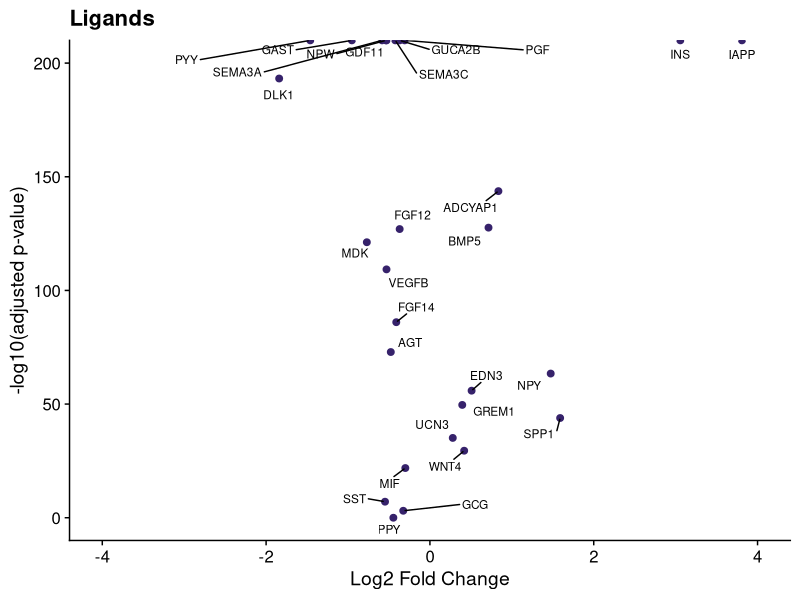
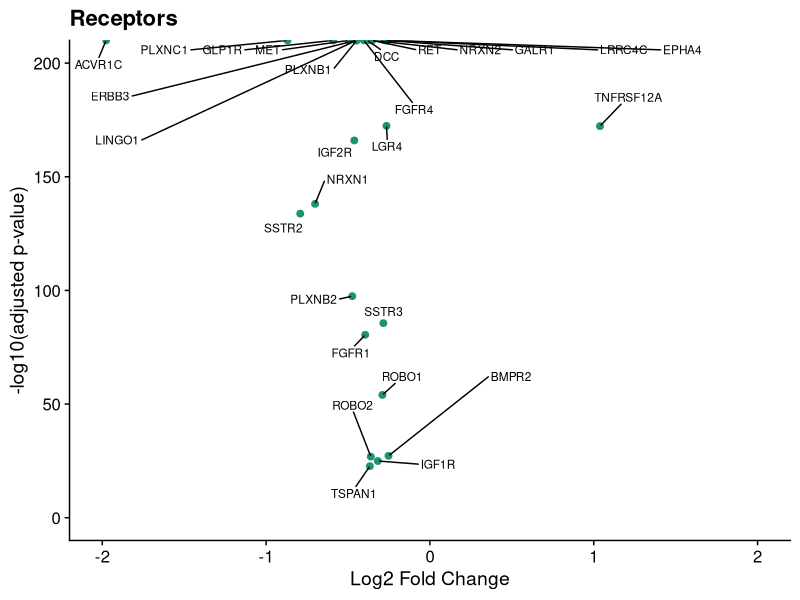
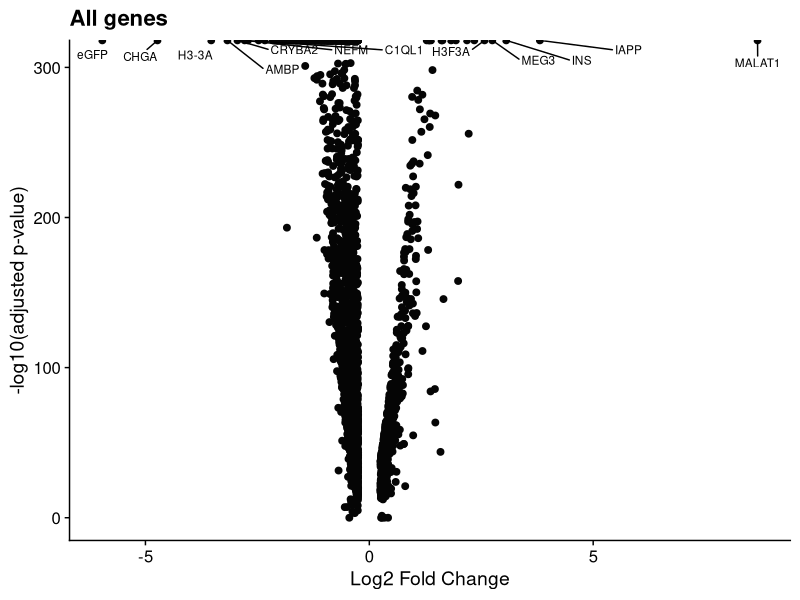

Write the R code that produced these figures, in order.
# analyze seurat integration analysis data from Meltem
# compared the eBCs cell group from the lynn lab sorted stem cell dataset to
# the beta-cells group in the lynn lab human islet dataset


# load packages
library(tidyverse)
library(cowplot)
library(ggrepel) 


###### join dataframes of new data and ligands/receptors lists #############

# open integration analysis data
integration_df <- (read.csv("single_cell_analysis/data/diff_exp_markers_based_on_SCT_assay_no_pct.txt", 
                          sep = "\t")) %>% 
  rename(hgnc_symbol = hgnc_gene_id)

# open latest receptors list
receptors_df <- (read.csv("ligand_receptor_lists/feb2022_new_lists/OmniPath/data/receptors_with_proteomics.tsv", 
                          sep = "\t"))
# open latest ligands list
ligands_df <- (read.csv("ligand_receptor_lists/feb2022_new_lists/OmniPath/data/ligands_with_proteomics.tsv", 
                        sep = "\t")) 


# append integration analysis data to main ligand/receptor datatables
receptors_df <- receptors_df %>% 
  left_join(integration_df,
            by = "hgnc_symbol")

ligands_df <- ligands_df %>% 
  left_join(integration_df,
            by = "hgnc_symbol")

############## check number of genes with integration data #####################

# View data
ligands_df %>% 
  filter(keep_in_list %in% c("Yes", "TBD")) %>% 
  filter(consensus_score > 4) %>% 
  select(hgnc_symbol,
         sorted_eBCs,
         Beta,
         avg_log2FC,
         p_val_adj) %>%
  View()

# check number of ligands/receptors that arent NA in the integration
# ligands
ligands_df %>% 
  filter(keep_in_list %in% c("Yes", "TBD")) %>% 
  filter(consensus_score > 4) %>% 
 # filter(!is.na(avg_log2FC)) %>% 
  select(hgnc_symbol,
         sorted_eBCs,
         Beta,
         avg_log2FC,
         p_val_adj) %>%
  View()
# 28 ligands without NA's

# receptors
receptors_df %>% 
  filter(keep_in_list %in% c("Yes", "TBD")) %>% 
  filter(consensus_score > 7) %>% 
  filter(!is.na(avg_log2FC)) %>% 
  select(hgnc_symbol,
         sorted_eBCs,
         Beta,
         avg_log2FC,
         p_val_adj) %>%
  View()
# 31 receptors

######################## create volcano plot ############################

# ligands
ligands_df %>% 
  filter(keep_in_list %in% c("Yes", "TBD")) %>% 
  filter(consensus_score > 4) %>% 
  ggplot(aes(x = avg_log2FC, 
             y = -log10(p_val_adj),
             label = hgnc_symbol)) +
  geom_point(colour = "#36226B", size = 2) +
  labs(x = "Log2 Fold Change",
       y = "-log10(adjusted p-value)") +
  ggtitle("Ligands") +
  scale_y_continuous(limits = c(0,200)) +
  scale_x_continuous(limits = c(-4,4)) +
  geom_text_repel(data=subset(ligands_df %>% 
                                filter(keep_in_list %in% c("Yes", "TBD")) %>% 
                                filter(consensus_score > 4)), 
                  size = 3,
                  max.overlaps = 18,
                  force = 20,
                  max.time = 10) +
  theme_cowplot()


# receptors
receptors_df %>% 
  filter(keep_in_list %in% c("Yes", "TBD")) %>% 
  filter(consensus_score > 7) %>% 
  ggplot(aes(x = avg_log2FC, 
             y = -log10(p_val_adj),
             label = hgnc_symbol)) +
  geom_point(colour = "#1F9274", size = 2) +
  labs(x = "Log2 Fold Change",
       y = "-log10(adjusted p-value)") +
  ggtitle("Receptors") +
  scale_y_continuous(limits = c(0,200)) +
  scale_x_continuous(limits = c(-2,2)) +
  geom_text_repel(data=subset(receptors_df %>% 
                                filter(keep_in_list %in% c("Yes", "TBD")) %>% 
                                filter(consensus_score > 7)), 
                  size = 3,
                  max.overlaps = 30,
                  force = 30,
                  max.time = 10) +
  theme_cowplot()


# all genes in integration dataset
# this plot will establish baseline for the volcano plot
integration_df%>% 
  ggplot(aes(x = avg_log2FC, 
             y = -log10(p_val_adj),
             label = hgnc_symbol)) +
  geom_point(colour = "gray2", size = 2) +
  labs(x = "Log2 Fold Change",
       y = "-log10(adjusted p-value)") +
  ggtitle("All genes") +
  geom_text_repel(data=subset(integration_df %>% 
                                filter(avg_log2FC > 2.5)), 
                  size = 3,
                  max.overlaps = 30,
                  force = 30,
                  max.time = 10) +
  geom_text_repel(data=subset(integration_df %>% 
                                filter(avg_log2FC < -2.5)), 
                  size = 3,
                  max.overlaps = 30,
                  force = 30,
                  max.time = 10) +
  theme_cowplot()


